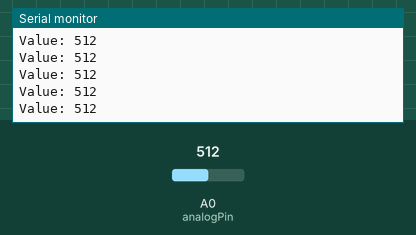
The sketch below on a simulated Arduino Uno, built with avr-gcc and run on an emulated ATmega328P. Shown: the last lines printed to the serial monitor. The inputs (shaded band) are chosen by the test bench; at power-on: A0 (analogPin) = 512.

Above: at 1.2 s.
1.3 s: A0 (analogPin) set to 716
At 1.31 s:
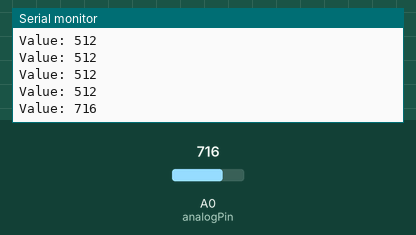
2.8 s: A0 (analogPin) set to 900
At 2.82 s:
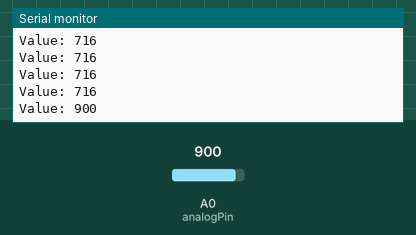
Timing chart, 0 to 5.8 s (numbered marks = the images above; inputs shaded):
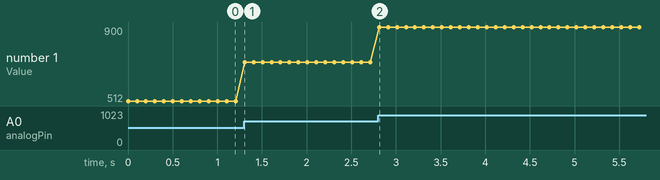

The sketch:

ReadPentiometerValueMax1024.ino
```cpp
// Versi 1024
const int analogPin = A0;

void setup() {
  Serial.begin(9600);
}

void loop() {
  int rawValue = analogRead(analogPin);

  // Map the value from 0-1023 to 0-1024
  int mappedValue = map(rawValue, 0, 1023, 0, 1023);

  // Tampilkan output di serial monitor
  Serial.println("Value: " + String(mappedValue));

  delay(100); // Adjust delay
}
```

Measured:
- after the input at 1.3 s, the serial monitor: prints a new line at once (image 1)
- after the input at 2.8 s, the serial monitor: prints a new line at once (image 2)
- plotted number 1: 512 → 716 after the input at 1.3 s, 716 → 900 after the input at 2.8 s
